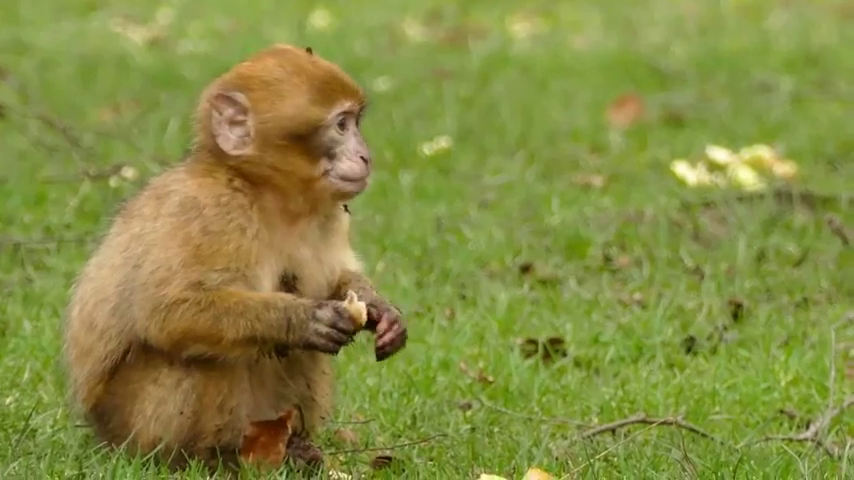
#> input picture frame 8 of comVision/videos/video1.mp4, 854 x 480 px
$ python video_in.py
#> lines starting #> are read from the running program, lines starting #| are printed output that depends on the picture; after the words box and inside, x2 and y2 are one past the last pixel; in counts of white or black regions, pixels touching at a corner belong together
# Fourcc(4-문자코드, four charater code)
# 동영상 파일의 코덱, 압축방식, 색상, 픽셀 등을 정의하는 정수값

# *'DIVX' : DIVX MPEG-4 코덱,
# *'XVID' : XVID MPEG-4 코덱,
# *'FMP4' : FFMPEG MPEG-4 코덱,
# *'X264' : H.264/AVC 코덱,
# *'MJPG' : Motion JPEG-4 코덱

import sys
import cv2

# 비디오/카메라 파일 열기 : cv2.VideoCapture 클래스
cap = cv2.VideoCapture('./videos/video1.mp4')

if not cap.isOpened():
    print("Video open failed")
    sys.exit()

# 비디오 프레임 크기, 전체 프레임수, FPS
print('Frame Width :',cap.get(cv2.CAP_PROP_FRAME_WIDTH))
print('Frame Height :',cap.get(cv2.CAP_PROP_FRAME_HEIGHT))
print('Frame Count :',cap.get(cv2.CAP_PROP_FRAME_COUNT))

fps = cap.get(cv2.CAP_PROP_FPS)
print("FPS :",fps)

# 비디오 각 프레임 처리
while True:
    ret, frame = cap.read()
#> frame is the input picture: shape (480, 854, 3); mean B, G, R 67.6, 139.9, 133.8

    if not ret:
        break

    # inversed = ~frame # 색상반전
    edge = cv2.Canny(frame, 50, 150)
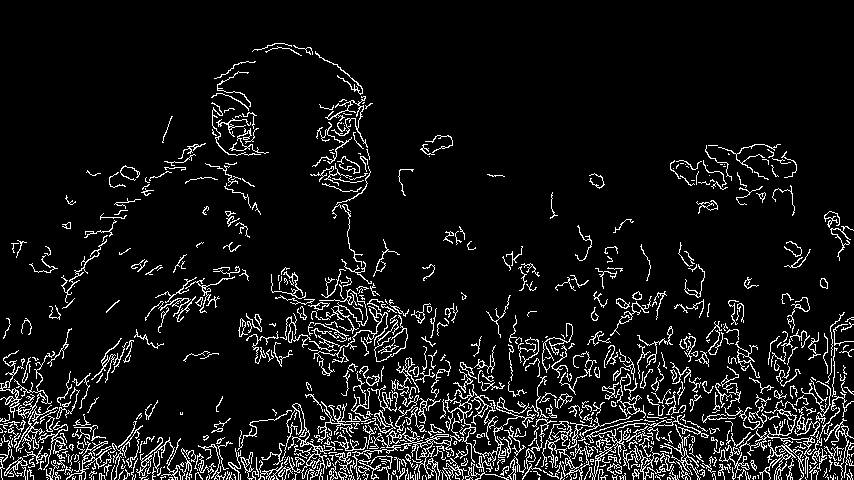
#> edge: shape (480, 854); 8.3% white in thin lines or dots

    cv2.imshow('frame', frame)
    # cv2.imshow('inversed', inversed)
    cv2.imshow('edge', edge)

    if cv2.waitKey(20) == 27:
#> (key Esc is pressed here)
        break


cap.release()
cv2.destroyAllWindows()

$ run again, starting later in the video
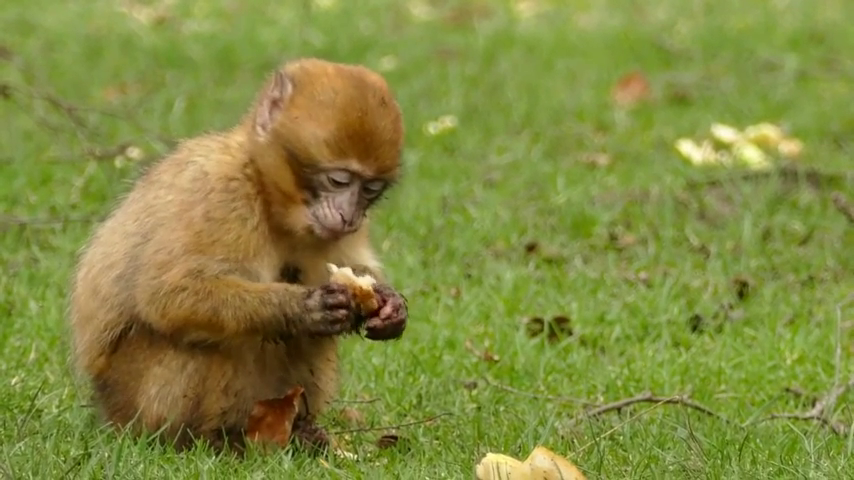
#> input picture frame 38 of comVision/videos/video1.mp4, 854 x 480 px
#> frame is the input picture: shape (480, 854, 3); mean B, G, R 65.4, 137.8, 130.8
#> `edge = cv2.Canny(frame, 50, 150)`:
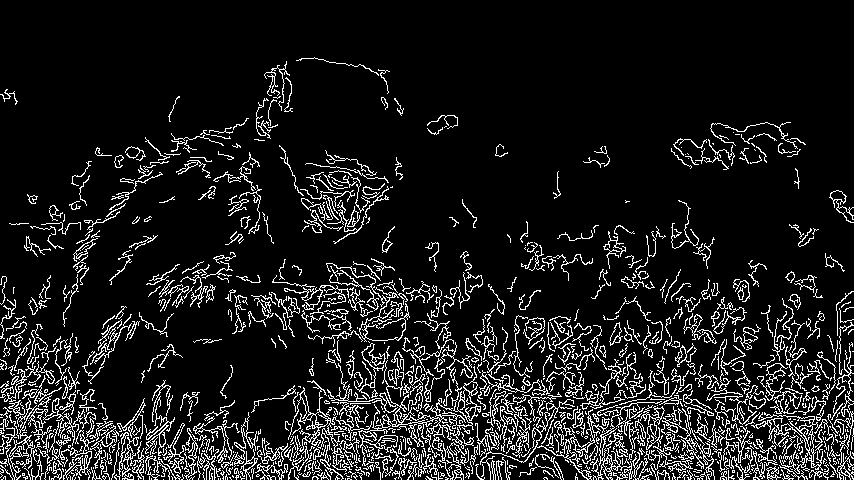
#> edge: shape (480, 854); 10.7% white in thin lines or dots, all inside (x1, y1, x2, y2) = (0, 57, 854, 480)

$ run again, starting later in the video
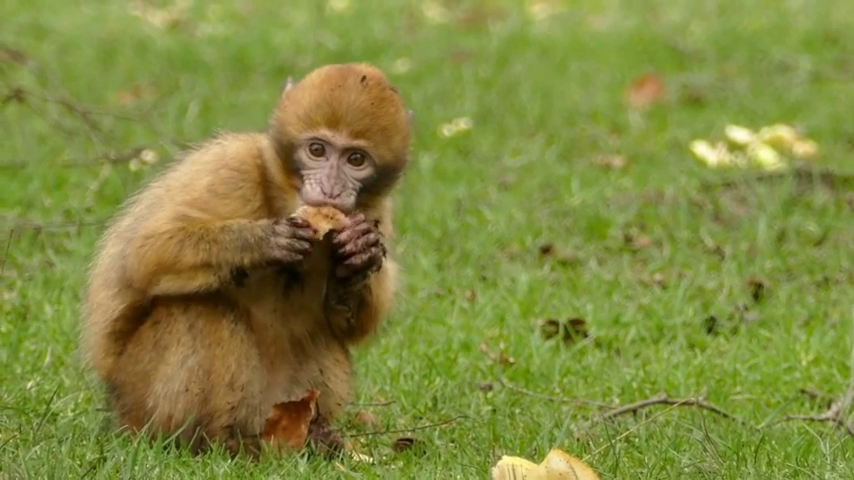
#> input picture frame 68 of comVision/videos/video1.mp4, 854 x 480 px
#> frame is the input picture: shape (480, 854, 3); mean B, G, R 64.8, 137.1, 129.3
#> `edge = cv2.Canny(frame, 50, 150)`:
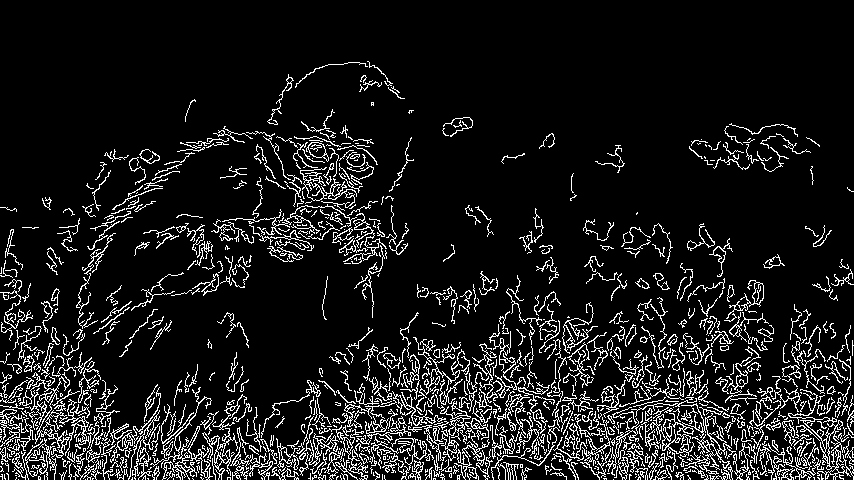
#> edge: shape (480, 854); 10.4% white in thin lines or dots, all inside (x1, y1, x2, y2) = (0, 61, 854, 480)
